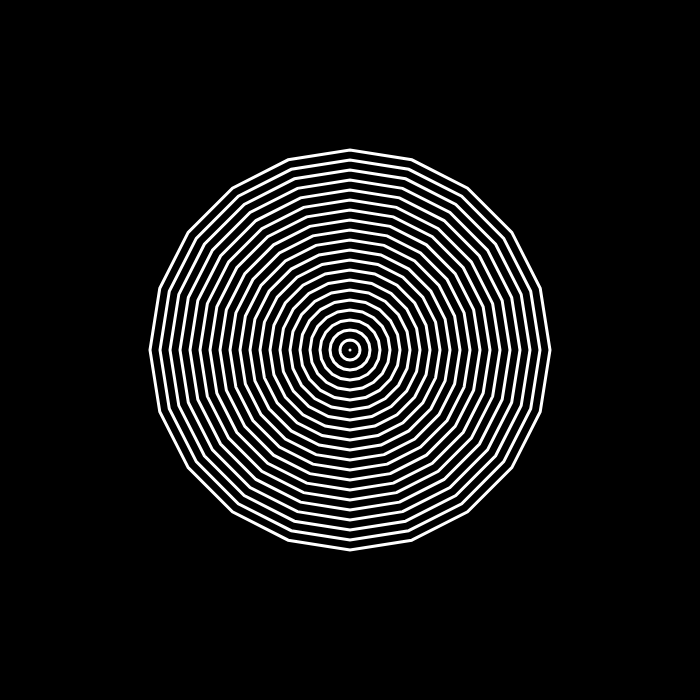
Frame 1 (no input)
Frame 60 (no input): identical to frame 1, image omitted
Frame 120 (the mouse pressed at the canvas centre since frame 60): blank canvas, image omitted

The p5.js sketch that drew this single still picture (run headless with seeded random() and noise() and a simulated clock; from frame 60 on, the mouse is pressed at the canvas centre):

// p5.js sketch
// ── sketch.js
var polygons = [];
function setup() {
    createCanvas(700, 700);
    for( var i = 0; i <= 20; i++) {
        var cx = width / 2;
        var cy = height / 2;
        var c = color(255, 255, 255);
        var r = i * 10;
        var count = 20;
        polygons.push(new CustomPolygon(cx, cy, r, c, count));
    }
}
function draw() {
    background(0);
    for (var i = 0; i < polygons.length; i++) {
        var instance = polygons[i];
        if(!instance.isInside(mouseX, mouseY)) {
            instance.drawPolygon();
        }
    }
}

// 构造函数
function CustomPolygon(cx, cy, r, c, count) {
    this.cx = cx;
    this.cy = cy;
    this.r = r;
    this.count = count;
    this.color = c;
}

// 原型链
CustomPolygon.prototype = {
    drawPolygon: function () {
        strokeWeight(3);
        stroke(this.color);
        noFill();
        push();
        translate(this.cx, this.cy);
        beginShape();
        for (var i = 1; i <= this.count; i = i + 1) {
            var unit = 360 / this.count;
            var x = this.r * sin(radians(unit * i));
            var y = this.r * cos(radians(unit * i));
            vertex(x, y);
        }
        endShape(CLOSE);
        pop();
    },
    isInside: function(x, y) {
        var dst = dist( x, y, this.cx, this.cy);
        if (dst < this.r) {
            return true;
        } else {
            return false;
        }
    }
}


// 构造函数
function Book( title, price, author) {
  this.title = title;
  this.price = price;
  this.author = author;
  this.init();
}

Book.prototype = {
  getAuthor: function() {
    return this.author;
  },
  getPrice: function() {
    return this.price;
  },
  init: function() {
    this.id = Math.random(); // random(1)
  }
}

var mybook = new Book('abc', 23, 'Tom');

console.log(mybook.getAuthor());
